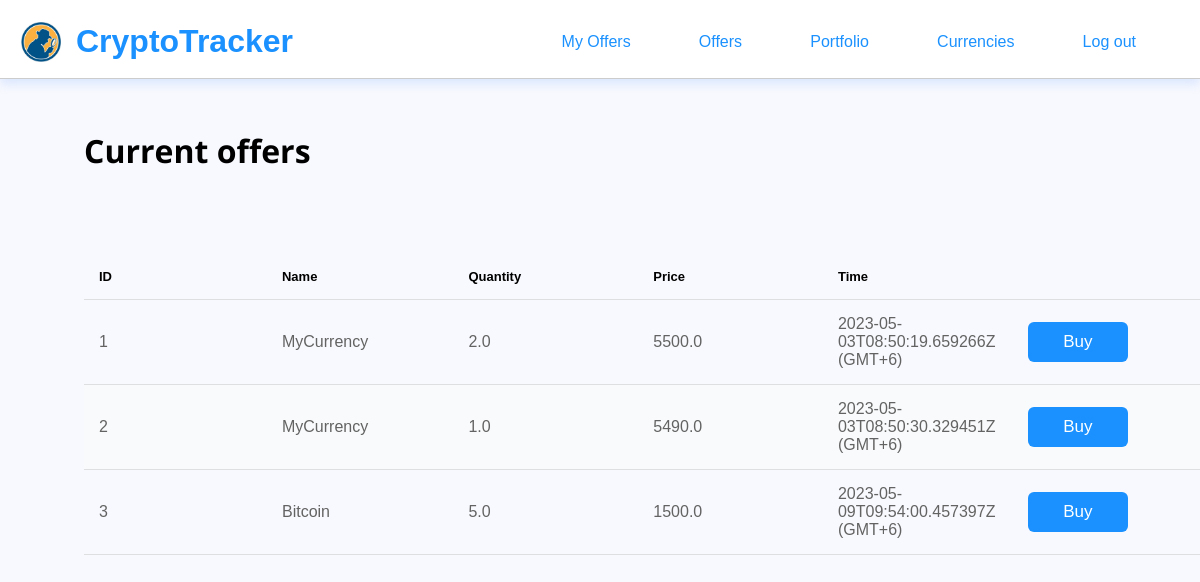
Before: /offers/ with the older database file.
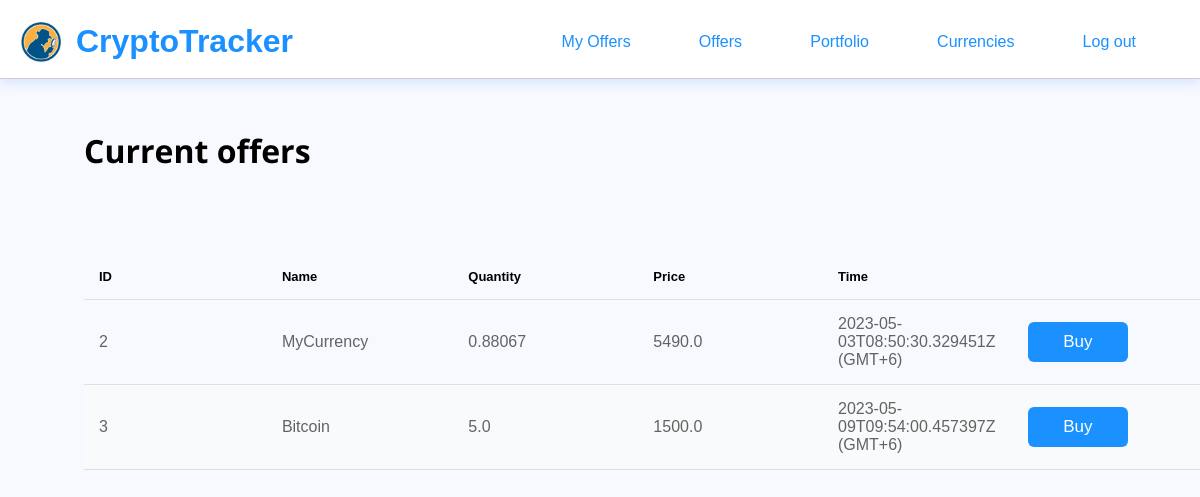
After: the same page with the newer database file.
### app/models.py (models this page shows, shortened)
class Currency(models.Model):
    cmc_rank = models.BigIntegerField(null=True)
    name = models.CharField(null=True, max_length=100)
    symbol = models.CharField(null=True, max_length=100)
    image = models.ImageField(upload_to='currency', max_length=254, default='')
    price = models.DecimalField(max_digits=10, decimal_places=2)
    percent_change_24h = models.FloatField(max_length=10, null=True)
    percent_change_7d = models.FloatField(max_length=10, null=True)
    volume_24h = models.FloatField(max_length=10, null=True)
    market_cap = models.FloatField(max_length=10, null=True)
    description = models.TextField(blank=True)

class Poll(models.Model):
    user = models.ForeignKey(to=User, on_delete=models.CASCADE)
    currency = models.ForeignKey(to=Currency, on_delete=models.CASCADE)
    quantity = models.FloatField(default=0)
    price = models.FloatField(default=0)
    created_timestamp = models.DateTimeField(auto_now_add=True)

### app/views.py (the view)
# urls.py: path('offers/', PollList.as_view(), name='offers'),
class PollList(generics.ListAPIView):
    queryset = Poll.objects.all()
    serializer_class = PollSerializer
    def get(self, request, id=""):
        if id != "":
            user = User.objects.get(id=id)
            try:
                polls = Poll.objects.filter(user=user)
            except Poll.DoesNotExist as e:
                return Response({"message": "No"})
            serializer = PollSerializer(polls, many=True)
            return render(request, 'mine.html', {'polls': serializer.data})
        else:
            user = request.user
            polls = self.get_queryset().exclude(user=user.id)
        serializer = PollSerializer(polls, many=True)
        return render(request, 'offers.html', {'polls': serializer.data})

### app/templates/offers.html (shortened to what this page needs)
{% load static %}
<!DOCTYPE html>
<html lang="en">
<head>
    <link rel="stylesheet" href="{% static 'css/header.css' %}">
    <link rel="stylesheet" href="{% static 'css/offers.css' %}">
</head>
<body>
    <header class="site-header">
        <div class="site-identity">
            <img src="/media/1.png" alt="logo">
            <h1><a href="/">CryptoTracker</a></h1>
        </div>
        <nav class="site-navigation">
            <ul class="nav">
            <li><a href="/polls/{{ user.id }}/">My Offers</a></li>
              <li><a href="/offers">Offers</a></li>
              <li><a href="/user/profile">Portfolio</a></li>
              <li><a href="/currencies">Currencies</a></li>
              <li><a href="/user/login">Log out</a></li>
            </ul>
        </nav>
    </header>
    {% if polls %}
        <div class="cont">
            <h1>Current offers</h1>
          <table>
            <thead>
                <tr>
                    <td>ID</td>
                    <td>Name</td>
                    <td>Quantity</td>
                    <td>Price</td>
                    <td>Time</td>
                    <td></td>
                </tr>
            </thead>
            <tbody>
            {% for i in polls %}
                <tr>
                    <td>{{ i.id }}</td>
                    <td>{{ i.currency.name }}</td>
                    <td>{{ i.quantity }}</td>
                    <td>{{ i.price }}</td>
                    <td>{{ i.created_timestamp }} (GMT+6)</td>
                    <td><button class="first" onclick="openPoll({{ i.id }}, '{{ i.currency.name }}', {{ i.quantity }}, {{ i.price }})">Buy</button></td>
                </tr>
            {% endfor %}
            </tbody>
        </table>
      </div>
    {% else %}
        <h3>No offers are available currently...</h3>
    {% endif %}
</body>
</html>

Changed rows visible on the page:
removed Poll: price "5500.0"
changed Poll (number 1 of 2 on the later page): quantity 1 → 0.88067 (drawn)
Other visible differences:
new list line: "2 2023-05-03T08:50:30.329451Z (GMT+6) Buy"
new list line: "MyCurrency"
new list line: "0.88067 5490.0"
new list line: "5.0"
list line gone: "1 2.0 2023-05-03T08:50:19.659266Z (GMT+6) Buy"
list line gone: "MyCurrency"
list line gone: "2 1.0 2023-05-03T08:50:30.329451Z (GMT+6) Buy"
list line gone: "5490.0"
list line gone: "5.0"
